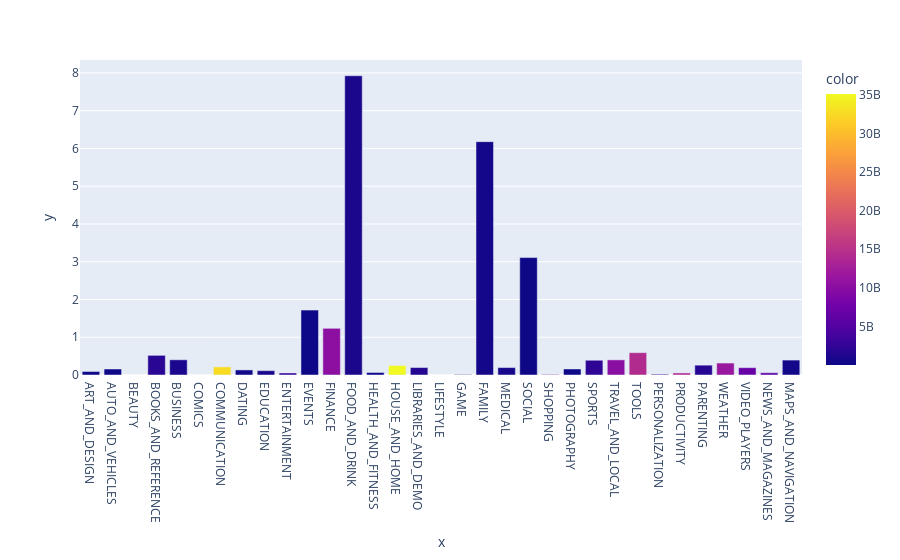

Write notebook code for a chart like this one.
### Code cell
px.bar(x=df['Category'].unique(), y=df['Price'].groupby(df['Category']).mean(), color=df['Installs'].groupby(df['Category']).sum())

### Figure 1 — Plotly figure (JSON) as saved in the notebook; plotly's stock layout.template omitted (floating-point values rounded to 4 significant figures)
{"data": [{"alignmentgroup": "True", "hovertemplate": "x=%{x}<br>y=%{y}<br>color=%{marker.color}<extra></extra>", "legendgroup": "", "marker": {"color": [124333100, 53130211, 27197050, 1921468576, 1001914865, 56086150, 32647276251, 264310807, 871452000, 2869160000, 15973161, 10258203405, 876648734, 273898751, 35086024415, 1583072512, 168712461, 61995910, 537643539, 724281890, 53257437, 7496317760, 31521110, 2325483782, 10088247655, 14176091369, 3247848785, 14069867902, 1751174498, 11452271905, 6868887146, 6222002720, 426100520], "coloraxis": "coloraxis", "pattern": {"shape": ""}}, "name": "", "offsetgroup": "", "orientation": "v", "showlegend": false, "textposition": "auto", "type": "bar", "x": ["ART_AND_DESIGN", "AUTO_AND_VEHICLES", "BEAUTY", "BOOKS_AND_REFERENCE", "BUSINESS", "COMICS", "COMMUNICATION", "DATING", "EDUCATION", "ENTERTAINMENT", "EVENTS", "FINANCE", "FOOD_AND_DRINK", "HEALTH_AND_FITNESS", "HOUSE_AND_HOME", "LIBRARIES_AND_DEMO", "LIFESTYLE", "GAME", "FAMILY", "MEDICAL", "SOCIAL", "SHOPPING", "PHOTOGRAPHY", "SPORTS", "TRAVEL_AND_LOCAL", "TOOLS", "PERSONALIZATION", "PRODUCTIVITY", "PARENTING", "WEATHER", "VIDEO_PLAYERS", "NEWS_AND_MAGAZINES", "MAPS_AND_NAVIGATION"], "xaxis": "x", "y": [0.09328, 0.1585, 0, 0.5207, 0.4028, 0, 0.2148, 0.1343, 0.1151, 0.05356, 1.719, 1.237, 7.926, 0.06677, 0.2511, 0.1975, 0, 0.01179, 6.18, 0.1967, 3.11, 0.01406, 0.1597, 0.3909, 0.4006, 0.5918, 0.02108, 0.05414, 0.2604, 0.3166, 0.1936, 0.05977, 0.3954], "yaxis": "y"}], "layout": {"barmode": "relative", "coloraxis": {"colorbar": {"title": {"text": "color"}}, "colorscale": [[0, "#0d0887"], [0.1111, "#46039f"], [0.2222, "#7201a8"], [0.3333, "#9c179e"], [0.4444, "#bd3786"], [0.5556, "#d8576b"], [0.6667, "#ed7953"], [0.7778, "#fb9f3a"], [0.8889, "#fdca26"], [1, "#f0f921"]]}, "legend": {"tracegroupgap": 0}, "margin": {"t": 60}, "xaxis": {"anchor": "y", "domain": [0, 1], "title": {"text": "x"}}, "yaxis": {"anchor": "x", "domain": [0, 1], "title": {"text": "y"}}}}
